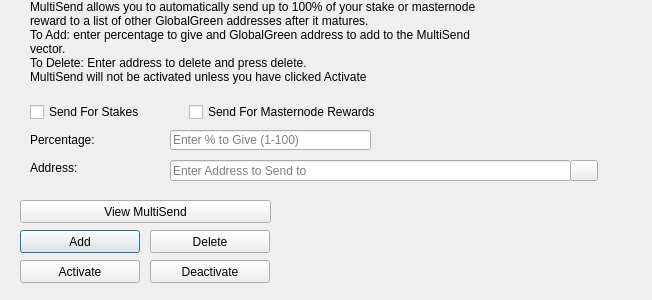
<?xml version="1.0" encoding="UTF-8"?>
<ui version="4.0">
 <class>MultiSendDialog</class>
 <widget class="QDialog" name="MultiSendDialog">
  <property name="windowModality">
   <enum>Qt::NonModal</enum>
  </property>
  <property name="geometry">
   <rect>
    <x>0</x>
    <y>0</y>
    <width>652</width>
    <height>300</height>
   </rect>
  </property>
  <property name="windowTitle">
   <string>MultiSend</string>
  </property>
  <widget class="QLineEdit" name="multiSendPercentEdit">
   <property name="geometry">
    <rect>
     <x>170</x>
     <y>130</y>
     <width>201</width>
     <height>20</height>
    </rect>
   </property>
   <property name="toolTip">
    <string>Enter whole numbers 1 - 100</string>
   </property>
   <property name="placeholderText">
    <string>Enter % to Give (1-100)</string>
   </property>
  </widget>
  <widget class="QLineEdit" name="multiSendAddressEdit">
   <property name="geometry">
    <rect>
     <x>170</x>
     <y>160</y>
     <width>401</width>
     <height>21</height>
    </rect>
   </property>
   <property name="toolTip">
    <string/>
   </property>
   <property name="placeholderText">
    <string>Enter Address to Send to</string>
   </property>
  </widget>
  <widget class="QLabel" name="label_2">
   <property name="geometry">
    <rect>
     <x>30</x>
     <y>0</y>
     <width>451</width>
     <height>121</height>
    </rect>
   </property>
   <property name="lineWidth">
    <number>1</number>
   </property>
   <property name="text">
    <string>MultiSend allows you to automatically send up to 100% of your stake or masternode reward to a list of other GlobalGreen addresses after it matures.
To Add: enter percentage to give and GlobalGreen address to add to the MultiSend vector.
To Delete: Enter address to delete and press delete.
MultiSend will not be activated unless you have clicked Activate</string>
   </property>
   <property name="alignment">
    <set>Qt::AlignLeading|Qt::AlignLeft|Qt::AlignTop</set>
   </property>
   <property name="wordWrap">
    <bool>true</bool>
   </property>
  </widget>
  <widget class="QLabel" name="message">
   <property name="geometry">
    <rect>
     <x>290</x>
     <y>200</y>
     <width>351</width>
     <height>91</height>
    </rect>
   </property>
   <property name="text">
    <string/>
   </property>
  </widget>
  <widget class="QPushButton" name="addButton">
   <property name="geometry">
    <rect>
     <x>20</x>
     <y>230</y>
     <width>120</width>
     <height>23</height>
    </rect>
   </property>
   <property name="toolTip">
    <string/>
   </property>
   <property name="statusTip">
    <string>Add to MultiSend Vector</string>
   </property>
   <property name="text">
    <string>Add</string>
   </property>
  </widget>
  <widget class="QPushButton" name="disableButton">
   <property name="geometry">
    <rect>
     <x>150</x>
     <y>260</y>
     <width>120</width>
     <height>23</height>
    </rect>
   </property>
   <property name="statusTip">
    <string>Deactivate MultiSend</string>
   </property>
   <property name="text">
    <string>Deactivate</string>
   </property>
  </widget>
  <widget class="QPushButton" name="addressBookButton">
   <property name="geometry">
    <rect>
     <x>570</x>
     <y>160</y>
     <width>28</width>
     <height>21</height>
    </rect>
   </property>
   <property name="toolTip">
    <string>Choose an address from the address book</string>
   </property>
   <property name="text">
    <string/>
   </property>
   <property name="icon">
    <iconset resource="../globalgreen.qrc">
     <normaloff>:/icons/address-book</normaloff>:/icons/address-book</iconset>
   </property>
   <property name="shortcut">
    <string>Alt+A</string>
   </property>
   <property name="autoDefault">
    <bool>false</bool>
   </property>
  </widget>
  <widget class="QLabel" name="label">
   <property name="geometry">
    <rect>
     <x>30</x>
     <y>130</y>
     <width>121</width>
     <height>20</height>
    </rect>
   </property>
   <property name="toolTip">
    <string>Percentage of stake to send</string>
   </property>
   <property name="text">
    <string>Percentage:</string>
   </property>
  </widget>
  <widget class="QLabel" name="label_5">
   <property name="geometry">
    <rect>
     <x>30</x>
     <y>160</y>
     <width>111</width>
     <height>16</height>
    </rect>
   </property>
   <property name="toolTip">
    <string>Address to send portion of stake to</string>
   </property>
   <property name="text">
    <string>Address:</string>
   </property>
  </widget>
  <widget class="QPushButton" name="deleteButton">
   <property name="geometry">
    <rect>
     <x>150</x>
     <y>230</y>
     <width>120</width>
     <height>23</height>
    </rect>
   </property>
   <property name="toolTip">
    <string/>
   </property>
   <property name="statusTip">
    <string>Delete Address From MultiSend Vector</string>
   </property>
   <property name="text">
    <string>Delete</string>
   </property>
  </widget>
  <widget class="QPushButton" name="activateButton">
   <property name="geometry">
    <rect>
     <x>20</x>
     <y>260</y>
     <width>120</width>
     <height>23</height>
    </rect>
   </property>
   <property name="statusTip">
    <string>Activate MultiSend</string>
   </property>
   <property name="text">
    <string>Activate</string>
   </property>
  </widget>
  <widget class="QPushButton" name="viewButton">
   <property name="geometry">
    <rect>
     <x>20</x>
     <y>200</y>
     <width>251</width>
     <height>23</height>
    </rect>
   </property>
   <property name="toolTip">
    <string/>
   </property>
   <property name="statusTip">
    <string>View MultiSend Vector</string>
   </property>
   <property name="text">
    <string>View MultiSend</string>
   </property>
  </widget>
  <widget class="QWidget" name="horizontalLayoutWidget">
   <property name="geometry">
    <rect>
     <x>30</x>
     <y>100</y>
     <width>351</width>
     <height>24</height>
    </rect>
   </property>
   <layout class="QHBoxLayout" name="horizontalLayout">
    <item>
     <widget class="QCheckBox" name="multiSendStakeCheckBox">
      <property name="text">
       <string>Send For Stakes</string>
      </property>
     </widget>
    </item>
    <item>
     <widget class="QCheckBox" name="multiSendMasternodeCheckBox">
      <property name="text">
       <string>Send For Masternode Rewards</string>
      </property>
     </widget>
    </item>
   </layout>
  </widget>
 </widget>
 <resources>
  <include location="../globalgreen.qrc"/>
 </resources>
 <connections/>
</ui>
